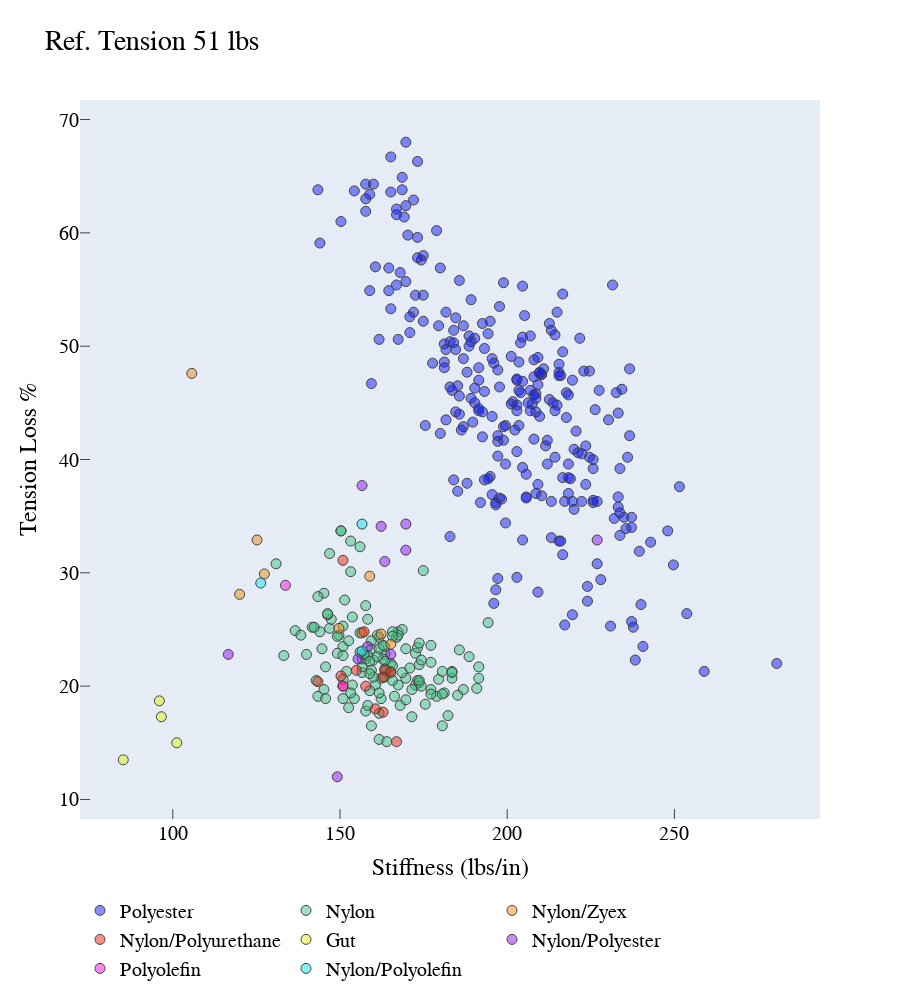

Write notebook code for a chart like this one.
### Markdown cell above
Although spin potential is perhaps the most commonly referenced differentiator of playing charateristics when comparing polyester to non-polyester strings, the plot above shows that there is significant overlap in spin potential between nylon and polyester strings.

### Code cell
create_scatter_plot('stiffness_lbs_per_in', 'tension_loss_pct', 51)

### Figure 1 — Plotly figure (JSON) as saved in the notebook; plotly's stock layout.template omitted (floating-point values rounded to 4 significant figures; data arrays with more than 128 entries replaced by an {"elided": "..."} marker saying what was removed)
{"data": [{"hovertext": {"elided": "261 str values"}, "marker": {"color": "rgba(17, 28, 242, 0.5)", "line": {"width": 1}, "size": 10}, "mode": "markers", "name": "Polyester", "type": "scatter", "x": {"elided": "261 float values"}, "y": {"elided": "261 float values"}}, {"hovertext": {"elided": "137 str values"}, "marker": {"color": "rgba(63, 191, 127, 0.5)", "line": {"width": 1}, "size": 10}, "mode": "markers", "name": "Nylon", "type": "scatter", "x": {"elided": "137 float values"}, "y": {"elided": "137 float values"}}, {"hovertext": ["Ashaway Dynamite 17", "Ashaway Dynamite Soft 17", "Ashaway Dynamite WB 16", "Ashaway MonoGut ZX 16", "Gamma Asterisk Tour 16", "Gamma Live Wire 16", "Gamma Live Wire XP 16", "Gamma Professional 16", "Gamma Professional Spin 16"], "marker": {"color": "rgba(242, 137, 17, 0.5)", "line": {"width": 1}, "size": 10}, "mode": "markers", "name": "Nylon/Zyex", "type": "scatter", "x": [127.4, 120, 125.2, 105.7, 162.3, 158.9, 156.6, 149.7, 165.2], "y": [29.9, 28.1, 32.9, 47.6, 24.6, 29.7, 24.7, 25.1, 23.7]}, {"hovertext": ["Babolat Attraction 16", "Dunlop S-Gut 17", "Gosen TecGut Remplir 16", "Tecnifibre E-Matrix 16", "Tecnifibre Multi-Feel 16", "Tecnifibre Multi-Feel 17 (1.25)", "Tecnifibre NRG2 18 (1.18)", "Tecnifibre TGV 16", "Tecnifibre TGV 17/1.25", "Tecnifibre X-One Biphase 16", "Tecnifibre X-One Biphase 17", "Tecnifibre XR3 16", "Tecnifibre XR3 17"], "marker": {"color": "rgba(242, 36, 17, 0.5)", "line": {"width": 1}, "size": 10}, "mode": "markers", "name": "Nylon/Polyurethane", "type": "scatter", "x": [157.7, 163.4, 150.9, 143.4, 154.9, 150.3, 150.9, 157.2, 165.2, 162.9, 166.9, 162.9, 160.6], "y": [20, 21.4, 31.1, 20.4, 21.4, 20.9, 20, 24.8, 21.2, 17.7, 15.1, 20.8, 18]}, {"hovertext": ["Babolat VS Natural ThermoGut 16 Touch", "Klip Legend 16 Uncoated", "Pacific Prime Natural Gut 16", "Wilson Natural Gut 16"], "marker": {"color": "rgba(223, 242, 17, 0.5)", "line": {"width": 1}, "size": 10}, "mode": "markers", "name": "Gut", "type": "scatter", "x": [96, 101.2, 85.2, 96.6], "y": [18.7, 15, 13.5, 17.3]}, {"hovertext": ["Dunlop Explosive Poly Max 16", "Head FXP 16", "Head FXP Tour 16", "IsoSpeed Energetic Plus 16", "Tecnifibre Duramix HD 16", "Tecnifibre Duramix HD 17", "Tecnifibre HDX Tour 16 (1.30)", "Tecnifibre Pro Mix 16", "Tecnifibre Pro Mix 17", "Wilson Enduro Pro 17 (1.25)", "Wilson NXT Control 16 (1.32)"], "marker": {"color": "rgba(148, 17, 242, 0.5)", "line": {"width": 1}, "size": 10}, "mode": "markers", "name": "Nylon/Polyester", "type": "scatter", "x": [158.3, 165.2, 116.6, 155.4, 162.3, 169.7, 149.2, 156.6, 169.7, 226.9, 163.4], "y": [23.5, 22.8, 22.8, 22.4, 34.1, 32, 12, 37.7, 34.3, 32.9, 31]}, {"hovertext": ["Head PerfectControl 16", "IsoSpeed Professional Classic 17"], "marker": {"color": "rgba(247, 17, 228, 0.5)", "line": {"width": 1}, "size": 10}, "mode": "markers", "name": "Polyolefin", "type": "scatter", "x": [150.9, 133.7], "y": [20, 28.9]}, {"hovertext": ["Head RIP PerfectPower 16", "IsoSpeed Axon Multi 16L", "IsoSpeed Energetic 17"], "marker": {"color": "rgba(17, 223, 242, 0.5)", "line": {"width": 1}, "size": 10}, "mode": "markers", "name": "Nylon/Polyolefin", "type": "scatter", "x": [156.6, 126.3, 156.6], "y": [23.1, 29.1, 34.3]}], "layout": {"font": {"color": "rgba(0, 0, 0, 1)", "family": "Courier New", "size": 20}, "height": 1000, "legend": {"orientation": "h"}, "title": {"text": "Ref. Tension 51 lbs"}, "width": 900, "xaxis": {"showgrid": false, "ticklen": 10, "ticks": "inside", "title": {"text": "Stiffness (lbs/in)"}}, "yaxis": {"showgrid": false, "ticklen": 10, "ticks": "inside", "title": {"text": "Tension Loss %"}}}}
